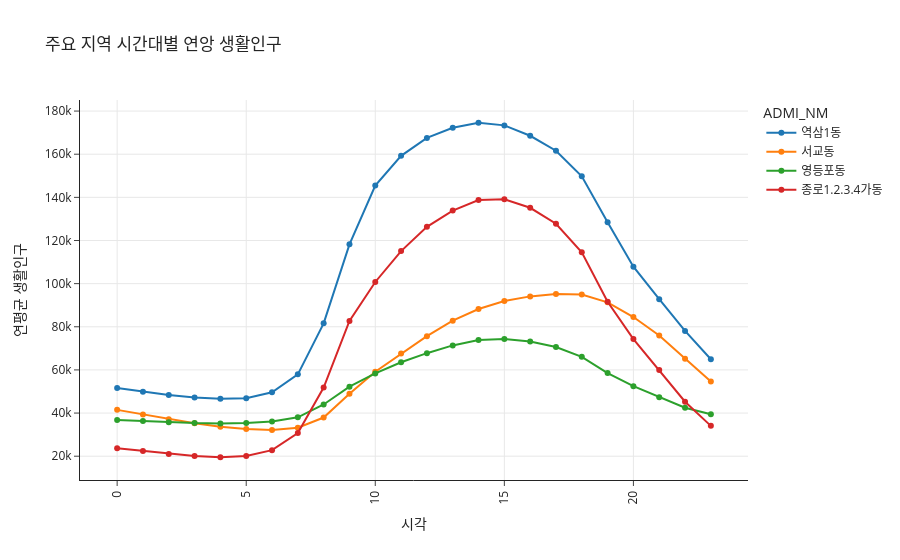

The code cell stored with this chart in its notebook:
### Code cell
# 3도심 추출.
dongs = ['역삼1동', '종로1.2.3.4가동', '영등포동', '서교동']

fig = px.line(SPOP_2025_ADM_mid[SPOP_2025_ADM_mid['ADMI_NM'].isin(dongs)], 
              x = 'TT_str', 
              y = 'SPOP_mid', 
              labels = {'TT_str' : '시각', 'SPOP_mid' : '연평균 생활인구'},
              title = '주요 지역 시간대별 연앙 생활인구',
              color='ADMI_NM',
              markers = True,   # 마커추가
              template="simple_white"
             )

fig.update_yaxes(showgrid=True)
fig.update_xaxes(showgrid=True, tickangle=-90)
# fig.update_xaxes(rangeslider_visible=True) # x축 범위를 설정

fig.show()
fig.write_html("html/1_3.html")

### Figure 1 — Plotly figure (JSON) as saved in the notebook; plotly's stock layout.template omitted (floating-point values rounded to 4 significant figures)
{"data": [{"hovertemplate": "ADMI_NM=역삼1동<br>시각=%{x}<br>연평균 생활인구=%{y}<extra></extra>", "legendgroup": "역삼1동", "line": {"color": "#1F77B4", "dash": "solid"}, "marker": {"symbol": "circle"}, "mode": "lines+markers", "name": "역삼1동", "orientation": "v", "showlegend": true, "type": "scatter", "x": [0, 1, 2, 3, 4, 5, 6, 7, 8, 9, 10, 11, 12, 13, 14, 15, 16, 17, 18, 19, 20, 21, 22, 23], "xaxis": "x", "y": [51670.0, 49920.0, 48330.0, 47240.0, 46650.0, 46930.0, 49670.0, 57950.0, 81590.0, 118200.0, 145500.0, 159200.0, 167600.0, 172300.0, 174600.0, 173400.0, 168600.0, 161600.0, 149800.0, 128500.0, 107900.0, 92790.0, 78080.0, 64940.0], "yaxis": "y"}, {"hovertemplate": "ADMI_NM=서교동<br>시각=%{x}<br>연평균 생활인구=%{y}<extra></extra>", "legendgroup": "서교동", "line": {"color": "#FF7F0E", "dash": "solid"}, "marker": {"symbol": "circle"}, "mode": "lines+markers", "name": "서교동", "orientation": "v", "showlegend": true, "type": "scatter", "x": [0, 1, 2, 3, 4, 5, 6, 7, 8, 9, 10, 11, 12, 13, 14, 15, 16, 17, 18, 19, 20, 21, 22, 23], "xaxis": "x", "y": [41480.0, 39390.0, 37150.0, 35230.0, 33670.0, 32660.0, 32190.0, 33170.0, 37920.0, 48950.0, 59180.0, 67610.0, 75660.0, 82830.0, 88220.0, 91960.0, 94100.0, 95180.0, 94950.0, 91330.0, 84510.0, 75930.0, 65230.0, 54610.0], "yaxis": "y"}, {"hovertemplate": "ADMI_NM=영등포동<br>시각=%{x}<br>연평균 생활인구=%{y}<extra></extra>", "legendgroup": "영등포동", "line": {"color": "#2CA02C", "dash": "solid"}, "marker": {"symbol": "circle"}, "mode": "lines+markers", "name": "영등포동", "orientation": "v", "showlegend": true, "type": "scatter", "x": [0, 1, 2, 3, 4, 5, 6, 7, 8, 9, 10, 11, 12, 13, 14, 15, 16, 17, 18, 19, 20, 21, 22, 23], "xaxis": "x", "y": [36810.0, 36300.0, 35750.0, 35350.0, 35180.0, 35380.0, 36100.0, 38010.0, 44000.0, 52250.0, 58370.0, 63540.0, 67760.0, 71370.0, 73900.0, 74380.0, 73220.0, 70610.0, 66090.0, 58530.0, 52490.0, 47360.0, 42500.0, 39480.0], "yaxis": "y"}, {"hovertemplate": "ADMI_NM=종로1.2.3.4가동<br>시각=%{x}<br>연평균 생활인구=%{y}<extra></extra>", "legendgroup": "종로1.2.3.4가동", "line": {"color": "#D62728", "dash": "solid"}, "marker": {"symbol": "circle"}, "mode": "lines+markers", "name": "종로1.2.3.4가동", "orientation": "v", "showlegend": true, "type": "scatter", "x": [0, 1, 2, 3, 4, 5, 6, 7, 8, 9, 10, 11, 12, 13, 14, 15, 16, 17, 18, 19, 20, 21, 22, 23], "xaxis": "x", "y": [23670.0, 22410.0, 21060.0, 20050.0, 19520.0, 20100.0, 22800.0, 30780.0, 51850.0, 82690.0, 100800.0, 115100.0, 126300.0, 133900.0, 138800.0, 139100.0, 135200.0, 127800.0, 114500.0, 91620.0, 74300.0, 59940.0, 45250.0, 34060.0], "yaxis": "y"}], "layout": {"legend": {"title": {"text": "ADMI_NM"}, "tracegroupgap": 0}, "title": {"text": "주요 지역 시간대별 연앙 생활인구"}, "xaxis": {"anchor": "y", "domain": [0, 1], "showgrid": true, "tickangle": -90, "title": {"text": "시각"}}, "yaxis": {"anchor": "x", "domain": [0, 1], "showgrid": true, "title": {"text": "연평균 생활인구"}}}}
